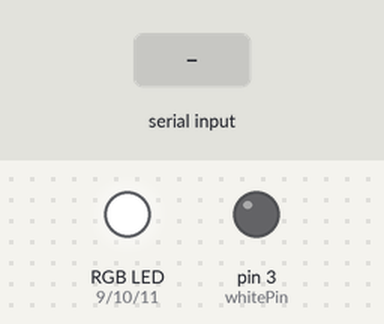
The sketch below on a simulated Arduino Uno, built with avr-gcc and run on an emulated ATmega328P. Shown: an RGB LED mixed from three pins (HIGH = lit), output pins drawn as LEDs (lit = HIGH). The inputs (shaded band) are chosen by the test bench.

Above: at 1.2 s.
1.3 s: "90,45\n" received over Serial
At 2.66 s:
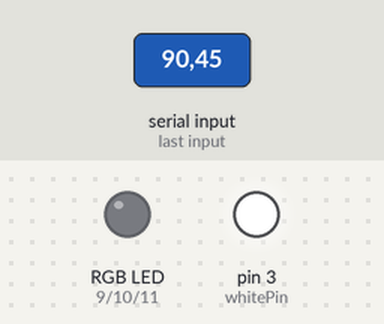
4.3 s: "1\n" received over Serial
At 5.7 s:
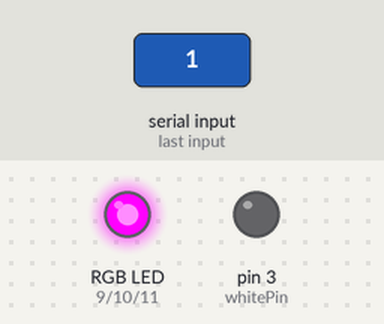
6.1 s: "30,150\n" received over Serial
At 6.8 s:
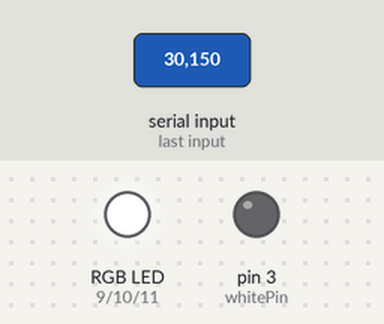
7.6 s: "2\n" received over Serial
At 8.7 s:
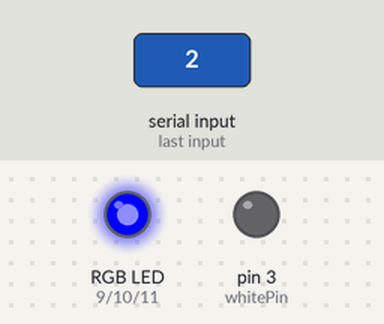
9.1 s: "0\n" received over Serial
At 9.8 s:
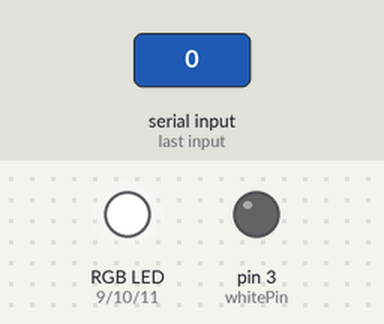
10.6 s: "3\n" received over Serial
At 11.0 s:
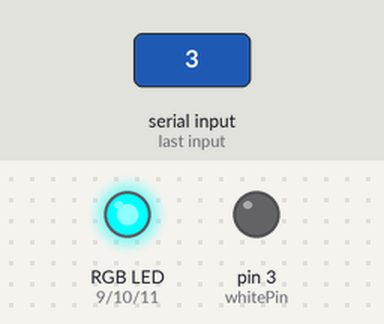
Timing chart, 0 to 13.1 s (numbered marks = the images above; inputs shaded):
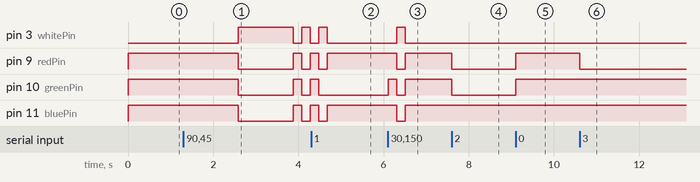

The sketch:

Under_LED.ino
```cpp
int whitePin = 3;  // Breathing LED
int redPin = 9;
int greenPin = 10;
int bluePin = 11;

volatile int mode = 0;
volatile bool loop_mode = true;
// 0 = off
// 1 = Green
// 2 = Yellow
// 3 = Red
// 4 = Breathe
// 5 = Flash
// 6 = Rainbow
// 7 = White

void setup() {
    pinMode(whitePin, OUTPUT);
    pinMode(redPin, OUTPUT);
    pinMode(greenPin, OUTPUT);
    pinMode(bluePin, OUTPUT);
    Serial.begin(9600);
}

void loop() {
    if (Serial.available()) {
        char incoming = Serial.read();
        if (incoming >= '0' && incoming <= '7') {
            mode = incoming - '0';
            loop_mode = true;
        }
    }
    if (loop_mode) {
      loop_mode = false;
      switch (mode) {
      case 0:
          off();
          break;
      case 1:
          green();
          break;
      case 2:
          yellow();
          break;
      case 3:
          red();
          break;
      case 4:
          loop_mode = true;
          breathe();
          break;
      case 5:
          loop_mode = true;
          flash();
          break;
      case 6:
          loop_mode = true;
          rainbow();
          break;
      case 7:
          white();
          break;
      }
    }
}

void off() {
    analogWrite(whitePin, 0);
    analogWrite(redPin, 255);
    analogWrite(greenPin, 255);
    analogWrite(bluePin, 255);
}

void flash() {
    //off
    analogWrite(whitePin, 0);
    analogWrite(redPin, 255);
    analogWrite(greenPin, 255);
    analogWrite(bluePin, 255);
    delay(200);

    //On
    analogWrite(whitePin, 255);
    analogWrite(redPin, 0);
    analogWrite(greenPin, 0);
    analogWrite(bluePin, 0);
    delay(200);
}

void fade() {
    for (int i = 255; i>=0; i--){
        analogWrite(redPin, i);
        analogWrite(greenPin, i);
        analogWrite(bluePin, i);
        delay(10);
    }
}

void HSVtoRGB(float h, float s, float v, float &r, float &g, float &b) {
  int i = int(h / 60.0) % 6;
  float f = (h / 60.0) - i;
  float p = v * (1 - s);
  float q = v * (1 - f * s);
  float t = v * (1 - (1 - f) * s);

  switch (i) {
    case 0: r = v; g = t; b = p; break;
    case 1: r = q; g = v; b = p; break;
    case 2: r = p; g = v; b = t; break;
    case 3: r = p; g = q; b = v; break;
    case 4: r = t; g = p; b = v; break;
    case 5: r = v; g = p; b = q; break;
  }
}

void rainbow(){
  for (int hue = 0; hue < 360; hue++) {
      float r, g, b;
      HSVtoRGB(hue, 1.0, 1.0, r, g, b);
      analogWrite(redPin, int(r * 255));
      analogWrite(greenPin, int(g * 255));
      analogWrite(bluePin, int(b * 255));
      delay(10);
  }
}

void breathe() {
    for (int brightness = 0; brightness <= 255; brightness++) {
        analogWrite(redPin, 255 - brightness);
        analogWrite(greenPin, 255 - brightness);
        analogWrite(bluePin, 255 - brightness);
        analogWrite(whitePin, brightness);
        delay(5);
    }
    for (int brightness = 255; brightness >= 0; brightness--) {
        analogWrite(redPin, 255 - brightness);
        analogWrite(greenPin, 255 - brightness);
        analogWrite(bluePin, 255 - brightness);
        analogWrite(whitePin, brightness);
        delay(5);
    }
}

void white() {
    analogWrite(whitePin, 255);
    analogWrite(redPin, 0);
    analogWrite(greenPin, 0);
    analogWrite(bluePin, 0);
}

void red() {
    analogWrite(whitePin, 0);
    analogWrite(redPin, 0);
    analogWrite(greenPin, 255);
    analogWrite(bluePin, 255);
}

void green() {
    analogWrite(whitePin, 0);
    analogWrite(redPin, 255);
    analogWrite(greenPin, 0);
    analogWrite(bluePin, 255);
}

void blue() {
    analogWrite(whitePin, 0);
    analogWrite(redPin, 255);
    analogWrite(greenPin, 255);
    analogWrite(bluePin, 0);
}
void yellow() {
    analogWrite(whitePin, 0);
    analogWrite(redPin, 0);
    analogWrite(greenPin, 0);
    analogWrite(bluePin, 255);
}
```

Measured:
- after the input at 1.3 s, pin 3 (whitePin): LOW → HIGH after 1.3 s, → LOW 1.3 s later, → HIGH 0.21 s later, → LOW 0.20 s later; pin 9 (redPin), pin 10 (greenPin), pin 11 (bluePin): HIGH → LOW after 1.3 s, → HIGH 1.3 s later, → LOW 0.21 s later, → HIGH 0.20 s later
- after the input at 4.3 s, pin 3 (whitePin): goes on until 4.7 s, then stays LOW; pin 9 (redPin), pin 11 (bluePin): goes on until 4.7 s, then stays HIGH; pin 10 (greenPin): goes on until 4.5 s, then stays LOW
- after the input at 6.1 s, pin 3 (whitePin): LOW → HIGH after 0.21 s, → LOW 0.20 s later; pin 9 (redPin), pin 11 (bluePin): HIGH → LOW after 0.21 s, → HIGH 0.20 s later; pin 10 (greenPin): LOW → HIGH at once, → LOW 0.20 s later, → HIGH 0.20 s later
- after the input at 7.6 s, pin 9 (redPin), pin 10 (greenPin): HIGH → LOW at once
- after the input at 9.1 s, pin 9 (redPin), pin 10 (greenPin): LOW → HIGH at once
- after the input at 10.6 s, pin 9 (redPin): HIGH → LOW at once
